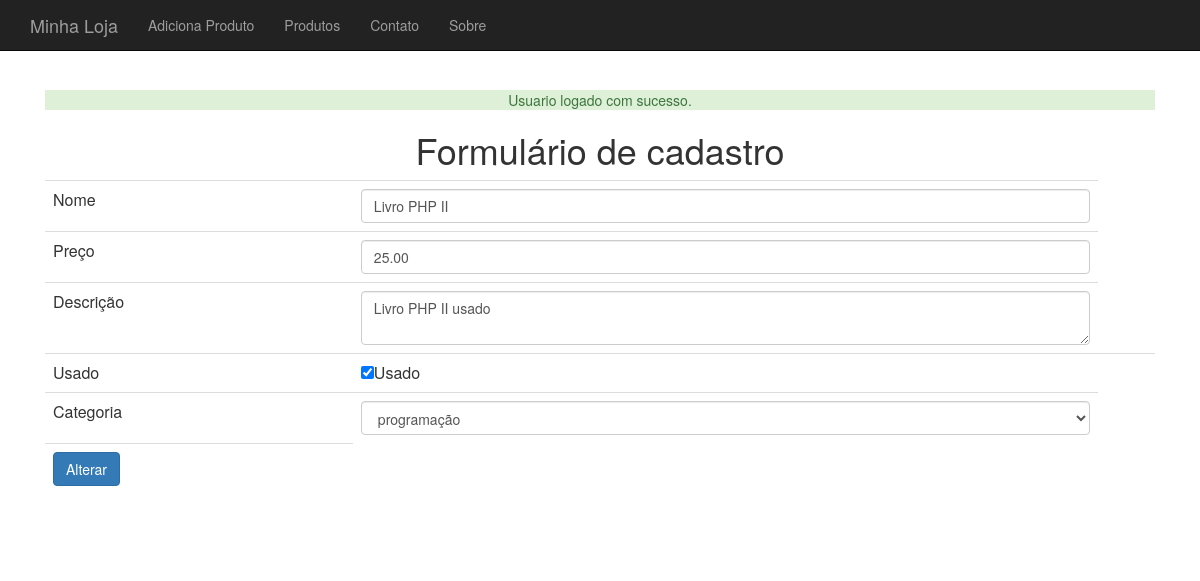
Page /produto-altera-formulario.php?id=18 (signed in) on the committed database.
### tables this page shows
CREATE TABLE `produtos` (
  `id` int(11) NOT NULL,
  `nome` varchar(255) DEFAULT NULL,
  `preco` decimal(10,2) DEFAULT NULL,
  `descricao` text,
  `categoria_id` int(11) DEFAULT NULL,
  `usado` tinyint(1) DEFAULT '0'
);

### banco-produto.php (called while the page is built, shortened)
<?php
function buscaProduto($conexao, $id) {
    $query = "select * from produtos where id = {$id}";
    $resultado = mysqli_query($conexao, $query);
    $produto_array = mysqli_fetch_assoc($resultado);
    $categoria = new Categoria();
    $categoria->setId($produto_array['categoria_id']);
    $nome = $produto_array['nome'];
    $preco = $produto_array['preco'];
    $descricao = $produto_array['descricao'];
    $usado = $produto_array['usado'];
    $produto = new Produto($nome, $preco, $descricao, $categoria, $usado);
    $produto->setId($produto_array['id']);
    return $produto;
}

### class/Produto.class.php (called while the page is built, shortened)
<?php
class Produto {
    private $nome;
    private $preco;
    private $descricao;
    private $categoria;
    private $usado;
    function __construct($nome, $preco, $descricao, Categoria $categoria, $usado) {
        $this->nome = $nome;
        $this->preco = $preco;
        $this->descricao = $descricao;
        $this->categoria = $categoria;
        $this->usado = $usado;
    }
    function getNome() {
        return $this->nome;
    }
    function getPreco() {
        return $this->preco;
    }
    function getDescricao() {
        return $this->descricao;
    }
    function getCategoria() {
        return $this->categoria;
    }
    function getUsado() {
        return $this->usado;
    }
}

### banco-categoria.php (called while the page is built, shortened)
<?php
require_once("class/Categoria.class.php");
function listaCategorias($conexao) {
    $categorias = array();
    $resultado = mysqli_query($conexao, "select * from categorias");
    while ($categoria_array = mysqli_fetch_assoc($resultado)) {
        $categoria = new Categoria();
        $categoria->setId($categoria_array['id']) ;
        $categoria->setNome($categoria_array['nome']) ;
        array_push($categorias, $categoria);
    }
    return $categorias;
}

### class/Categoria.class.php (called while the page is built)
<?php
class Categoria {
    private $id;
    private $nome;
    function getId() {
        return $this->id;
    }
    function getNome() {
        return $this->nome;
    }
    function setId($id) {
        $this->id = $id;
    }
    function setNome($nome) {
        $this->nome = $nome;
    }
}

### produto-formulario-base.php (the view)
<tr>
    <td>Nome</td>
    <td><input class="form-control" type="text" name="nome" value="<?= $produto->getNome() ?>"></td>
</tr>
<tr>
    <td>Preço</td>
    <td><input class="form-control" type="number" name="preco" value="<?= $produto->getPreco() ?>"/></td>
</tr>
<tr>
    <td>Descrição</td>
    <td><textarea name="descricao" class="form-control"><?= $produto->getDescricao() ?></textarea></td>
</tr>
<tr>
    <td>Usado</td>
    <td><input type="checkbox" name="usado" <?= $checked ?>>Usado<td>
</tr>
<tr>
    <td>Categoria</td>
    <td>
        <select name="categoria_id" class="form-control">
            <?php
            foreach ($categorias as $categoria) :
                $essaEhACategoria = $produto->getCategoria()->getId() == $categoria->getId();
                $selecao = $essaEhACategoria ? "selected='selected'" : "";
                ?>
                <option value="<?= $categoria->getId() ?>" <?= $selecao ?>>
                <?= $categoria->getNome() ?>
                </option>
            <?php endforeach ?>
        </select>
    </td>
</tr>

### css/loja.css (style rules this page uses)
body { padding-top: 50px; }

### rows in the picture
produtos: nome "Livro PHP II", preco "25.00", descricao "Livro PHP II usado"

### other values in the picture
$mensagem "Usuario logado com sucesso."
form field categoria_id "programação"
